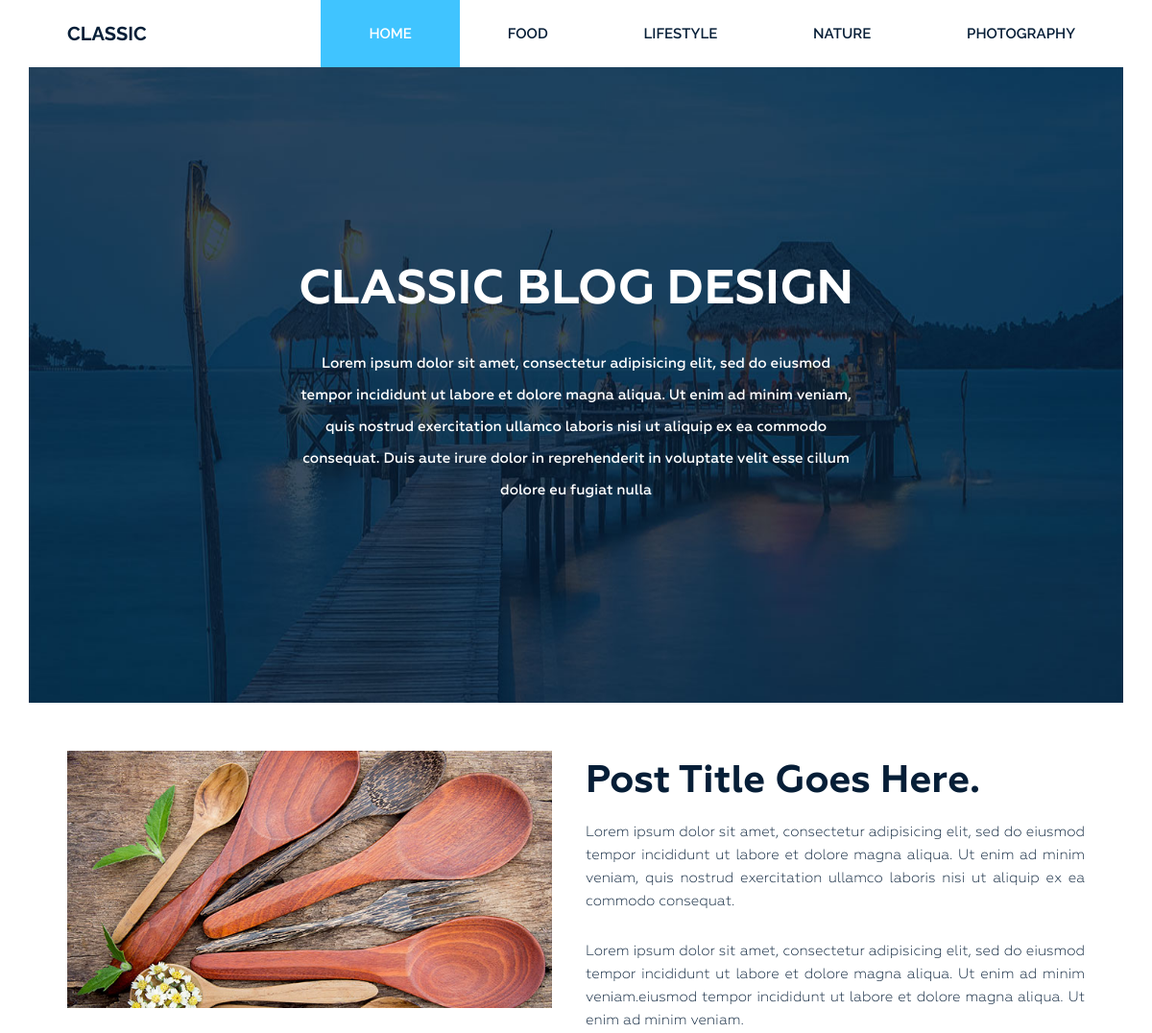
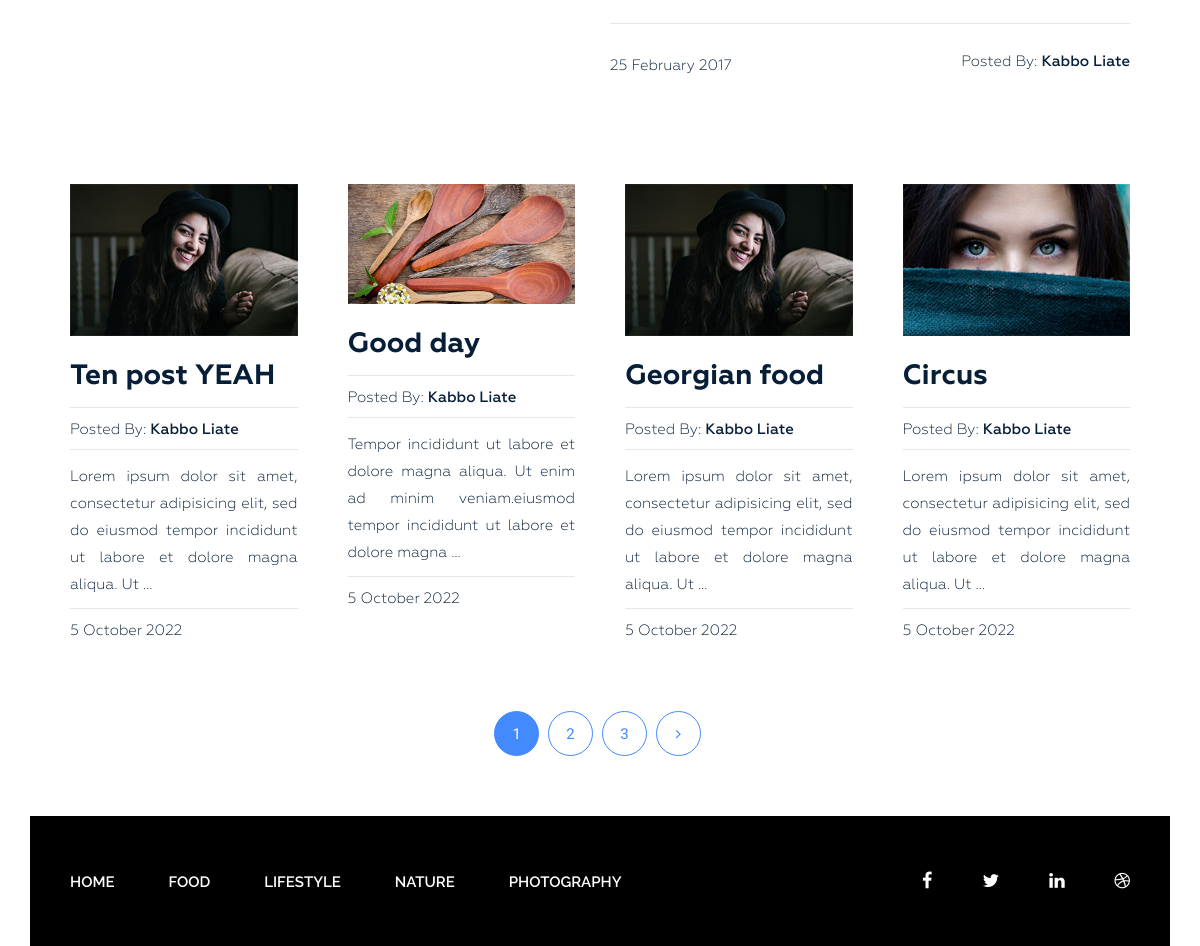
The page / on the database its author committed (2 pictures, top to bottom).
### blog/models.py (models this page shows, shortened)
class Category(models.Model):
    title = models.CharField(max_length=255)
    slug = models.SlugField(max_length=255, verbose_name='Url category', unique=True)
    def get_absolute_url(self):
        return reverse('category', kwargs={"slug": self.slug})
    class Meta:
        verbose_name = 'Category'
        verbose_name_plural = 'Categories'
        ordering = ['title']

class Post(models.Model):
    title = models.CharField(max_length=255)
    slug = models.SlugField(max_length=255, verbose_name='Url post', unique=True)
    author = models.CharField(max_length=100)
    content = models.TextField(blank=True)
    created_at = models.DateTimeField(auto_now_add=True, verbose_name='Date public')
    photo = models.ImageField(upload_to=directory_path, blank=True)
    views = models.IntegerField(default=0, verbose_name='Views')
    category = models.ForeignKey(Category, on_delete=models.PROTECT, related_name='posts')
    tags = models.ManyToManyField(Tag, blank=True, related_name='posts')
    def get_absolute_url(self):
        return reverse('post', kwargs={"slug": self.slug})
    class Meta:
        verbose_name = 'Post'
        verbose_name_plural = 'Posts'
        ordering = ['-created_at']

### blog/views.py (the view)
# urls.py: path('', Home.as_view(), name='home'),
class Home(ListView):
    model = Post
    template_name = 'blog/index.html'
    context_object_name = 'posts'
    paginate_by = 4
    def get_context_data(self, *, object_list=None, **kwargs):
        context = super().get_context_data(**kwargs)
        context['title'] = 'CLASSIC BLOG DESIGN'
        context['h3'] = 'CLASSIC BLOG DESIGN'
        return context

### blog/templatetags/menu.py (called while the page is built)
@register.inclusion_tag('blog/menu_tpl.html')
def show_menu(menu_class='menu'):
    categories = Category.objects.all()
    return {'categories': categories, 'menu_class': menu_class}

### blog/templates/blog/index.html (shortened to what this page needs)
{% extends 'base.html' %}
{% load static %}
{% block content %}
<section class="bg-text-area">
    <div class="container">
        <div class="row">
            <div class="col-md-12">
                <div class="bg-text">
                    {% block h3 %}
                    <h3>{{ h3 }}</h3>
                    {% endblock %}
                    <p>Lorem ipsum dolor sit amet, consectetur adipisicing elit, sed do eiusmod tempor incididunt ut
                        labore et dolore magna aliqua. Ut enim ad minim veniam, quis nostrud exercitation ullamco
                        laboris nisi ut aliquip ex ea commodo consequat. Duis aute irure dolor in reprehenderit in
                        voluptate velit esse cillum dolore eu fugiat nulla </p>
                </div>
            </div>
        </div>
    </div>
</section>
<section class="blog-post-area">
    <div class="container">
        <div class="row">
            <div class="blog-post-area-style">
                <div class="col-md-12">
                    <div class="single-post-big">
                        <div class="big-image">
                            <img src="{% static 'img/post-image1.jpg' %}" alt="">
                        </div>
                        <div class="big-text">
                            <h3><a href="#">Post Title Goes Here.</a></h3>
                            <p>Lorem ipsum dolor sit amet, consectetur adipisicing elit, sed do eiusmod tempor
                                incididunt ut labore et dolore magna aliqua. Ut enim ad minim veniam, quis nostrud
                                exercitation ullamco laboris nisi ut aliquip ex ea commodo consequat.</p>
                            <p>Lorem ipsum dolor sit amet, consectetur adipisicing elit, sed do eiusmod tempor
                                incididunt ut labore et dolore magna aliqua. Ut enim ad minim veniam.eiusmod tempor
                                incididunt ut labore et dolore magna aliqua. Ut enim ad minim veniam.</p>
                            <h4><span class="date">25 February 2017</span><span class="author">Posted By: <span
                                    class="author-name">Kabbo Liate</span></span>
                            </h4>
                        </div>
                    </div>
                </div>
                {% for post in posts %}
                <div class="col-md-3">
                    <div class="single-post">
                        {% if post.photo %}
                        <img src="{{ post.photo.url }}" alt="{{ post.title }}">
                        {% else %}
                        <img src="https://dummyimage.com/300x201/fff/aaa" alt="{{ post.title }}">
                        {% endif %}
                        <h3><a href="{{ post.get_absolute_url }}">{{ post.title }}</a></h3>
                        <h4><span>Posted By: <span class="author-name">{{ post.author }}</span></span></h4>
                        {{ post.content|truncatewords_html:20|safe }}
                        <h4><span>{{ post.created_at|date:"j E Y" }}</span></h4>
                    </div>
                </div>
                {% endfor %}
            </div>
        </div>
    </div>
    {% if page_obj.has_other_pages %}
    <div class="pegination">
        <div class="nav-links">
            {% for p in page_obj.paginator.page_range %}
            {% if page_obj.number == p %}
            <span class="page-numbers current">{{ p }}</span>
            {% elif p > page_obj.number|add:-3 and p < page_obj.number|add:3 %}
            <a class="page-numbers" href="?page={{ p }}">{{ p }}</a>
            {% endif %}
            {% endfor %}
            {% if page_obj.has_next %}
            <a class="page-numbers" href="?page={{ page_obj.next_page_number }}"><i class="fa fa-angle-right"
                                                                                    aria-hidden="true"></i></a>
            {% endif %}
        </div>
    </div>
    {% endif %}
</section>
{% endblock %}

### blog/static/style.css (style rules this page uses)
.wrapper header.header .menu { margin: 0 }
.wrapper header.header .menu ul { float: right; margin: 0; padding: 0; margin-right: 4px; }
.wrapper header.header .menu ul li { display: inline-block; list-style: outside none none; margin: 0 -4px 0 0; }
.wrapper header.header .menu ul li a { color: rgb(6, 30, 55); font-family: "Raleway", sans-serif; font-size: 15px; font-weight: 600; line-height: 70px; padding: 26px 50px; text-decoration: none; text-transform: uppercase; }
.wrapper header.header .menu ul li.active a { background: #40c4ff; color: #fff; }
.wrapper section.bg-text-area .bg-text { background-image: url(img/bg-iamges.jpg); background-size: 100% 100%; padding: 205px 280px; }
.wrapper section.bg-text-area .bg-text h3 { color: #fff; font-family: Geometria; font-size: 50px; font-weight: 700; text-align: center; text-transform: uppercase; margin: 0; }
.wrapper section.bg-text-area .bg-text p { color: #fff; font-family: Geometria; font-size: 15px; font-weight: 500; line-height: 33px; margin: 32px 0 0; text-align: center; }
section.blog-post-area { margin-top: 50px; }
section.blog-post-area .big-image { float: left; width: 50%; padding-right: 35px; }
section.blog-post-area .big-text { float: right; width: 50%; padding-right: 20px; }
section.blog-post-area img { width: 100%; }
section.blog-post-area .big-text h3 { margin: 10px 0 0; }
section.blog-post-area .big-text h3 a { font-family: Geometria; font-weight: 700; font-size: 40px; color: #061e37; text-decoration: none; }
section.blog-post-area .big-text p { color: #061e37; font-family: Geometria; font-size: 15px; font-weight: 400; line-height: 24px; padding-top: 18px; text-align: justify; text-decoration: none; }
section.blog-post-area .big-text h4 { margin-top: 25px; padding-top: 30px; position: relative; }
section.blog-post-area .big-text h4::before { background: #e6e6e6 none repeat scroll 0 0; content: ""; height: 1px; position: absolute; top: 0; width: 100%; }
section.blog-post-area .single-post { padding-right: 20px; margin: 100px 0px 0px; }
section.blog-post-area h4 span { font-family: Geometria; font-weight: 400; font-size: 15px; color: #061e37; text-decoration: none; }
section.blog-post-area .big-text h4 span.author { float: right }
section.blog-post-area h4 span.author-name { font-weight: 500; }
.blog-post-area .single-post h3 a { font-family: Geometria; font-size: 28px; font-weight: 700; text-decoration: none; color: #061e37; }
.blog-post-area .single-post p { color: #061e37; font-family: Geometria; font-size: 15px; font-weight: 400; line-height: 27px; padding-top: 14px; position: relative; text-align: justify; }
.blog-post-area .single-post h4 { margin-bottom: 12px; padding-top: 10px; position: relative; }
.blog-post-area .single-post h4::before { background: #e6e6e6 none repeat scroll 0 0; content: ""; height: 1px; position: absolute; top: 0; width: 100%; }
.blog-post-area .single-post p::before { background: #e6e6e6 none repeat scroll 0 0; content: ""; height: 1px; position: absolute; top: 0; width: 100%; }
.blog-post-area .single-post h3 { margin: 25px 0 15px; }
.blog-post-area .pegination { margin-top: 60px; margin-bottom: 60px; }
.blog-post-area .pegination .nav-links { margin: 0; padding: 0; text-align: center; }
.blog-post-area .pegination .nav-links .page-numbers { border: 1px solid #448aff; border-radius: 50%; color: #448aff; display: inline-block; font-family: "Roboto", sans-serif; font-size: 15px; font-weight: 400; height: 45px; line-height: 45px; list-style: outside none none; margin-right: 5px; text-align: center; width: 45px; }
.blog-post-area .blog-post-area-style { margin: 0 20px 0 40px; }
.blog-post-area .pegination .nav-links .page-numbers.current { background: #448aff; color: #fff; }
.blog-post-area .pegination .nav-links a { text-decoration: none; }
.wrapper footer.footer .footer-menu { margin: 0 }
.wrapper footer.footer .footer-menu ul { line-height: 130px; margin: 0; padding: 0; }
.wrapper footer.footer .footer-menu ul li { display: inline; list-style: outside none none; margin: 0; padding: 30px 0px; }
.wrapper footer.footer .footer-menu ul li a { color: #fff; font-family: "Raleway", sans-serif; font-size: 15px; font-weight: 600; line-height: 70px; margin-left: 40px; padding: 26px 10px 26px 0; text-decoration: none; text-transform: uppercase; }

### rows shown on the page
Category: title "FOOD"
Category: title "LIFESTYLE"
Category: title "NATURE"
Category: title "PHOTOGRAPHY"
Post: photo (picture), title "Ten post YEAH", author "Kabbo Liate", content "Lorem ipsum dolor sit amet, consectetur adipisicing elit, sed do eiusmod tempor incididunt ut labore et dolore magna aliqua. Ut …", created_at "5 October 2022"
Post: photo (picture), title "Good day", author "Kabbo Liate", content "Tempor incididunt ut labore et dolore magna aliqua. Ut enim ad minim veniam.eiusmod tempor incididunt ut labore et dolore magna …", created_at "5 October 2022"
Post: photo (picture), title "Georgian food", author "Kabbo Liate", content "Lorem ipsum dolor sit amet, consectetur adipisicing elit, sed do eiusmod tempor incididunt ut labore et dolore magna aliqua. Ut …", created_at "5 October 2022"
Post: photo (picture), title "Circus", author "Kabbo Liate", content "Lorem ipsum dolor sit amet, consectetur adipisicing elit, sed do eiusmod tempor incididunt ut labore et dolore magna aliqua. Ut …", created_at "5 October 2022"

### other values the page prints
{{ h3 }} "CLASSIC BLOG DESIGN"
{{ p }} "1"
{{ p }} "2" "3"
